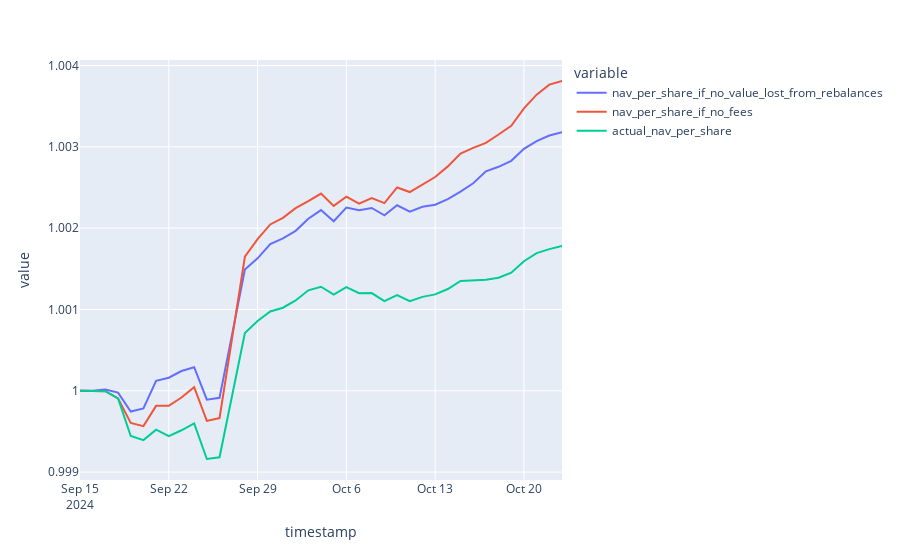

Notebook code for this chart:
### Code cell
# losing some nav means we dont autocompound as as much as we would otherwise
# ignoring this for now for simplicity. Should not matter very much 
# at a 7% rate of return over 30 days, if we lose 1% of nav in that way
# the lost compounding is .07 * (30/365) * .01  = 0.000058 apy (about half a basis point over a year if there is a 1% nav loss over that month from rebalances, most extreme case)
# too small to worry about. 

df["nav_per_share_if_no_fees"] = df["actual_nav"] / (
    df["actual_shares"] - df["new_shares_from_periodic_fees"] - df["new_shares_from_streaming_fees"]
)
df['nav_per_share_if_no_value_lost_from_rebalances'] = (df['actual_nav'] + df['eth_nav_lost_by_rebalance_between_destinations']) / df['actual_shares']


px.line(df[['nav_per_share_if_no_value_lost_from_rebalances', 'nav_per_share_if_no_fees', 'actual_nav_per_share']])
